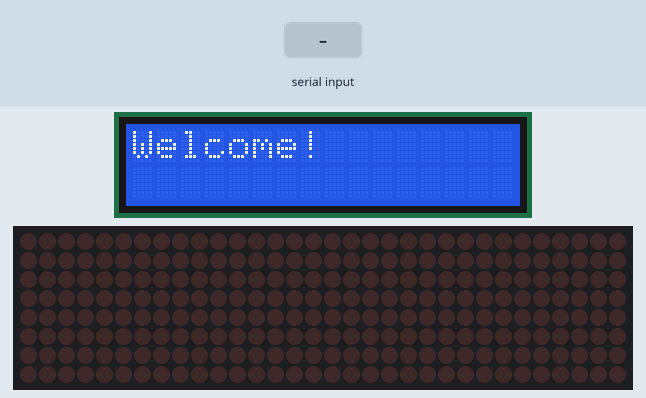
The sketch below on a simulated Arduino Uno, built with avr-gcc and run on an emulated ATmega328P. On the bench: 16×2 character LCD, 32×8 LED matrix. The test bench sets the inputs (shaded band). What the sketch prints to the serial monitor is not drawn.

Above: at 0.2 s.
1.8 s: "1" received over the second serial link
At 3.6 s:
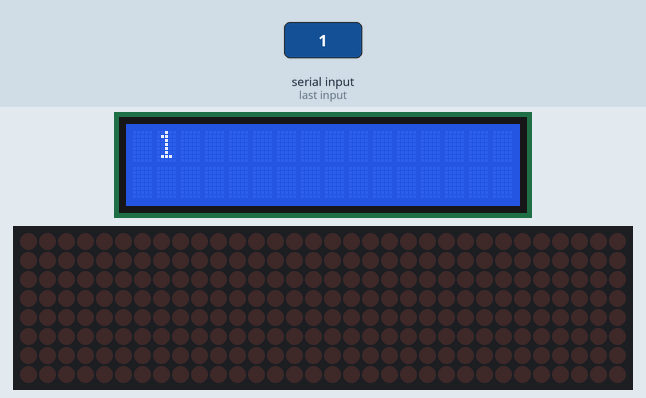
At 4.6 s:
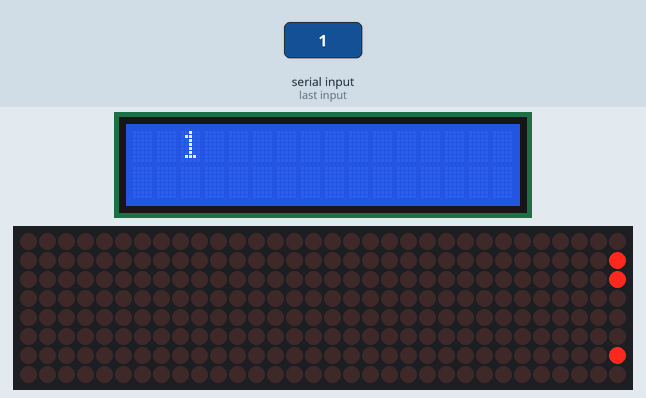
Timing chart, 0 to 6.1 s (numbered marks = the images above; inputs shaded):
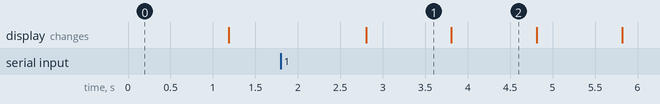

The sketch:

LED_Display_Array.ino
```cpp
#include <MD_Parola.h>
#include <MD_MAX72xx.h>
#include <SPI.h>
#include <SoftwareSerial.h>
#include <LiquidCrystal_I2C.h>
LiquidCrystal_I2C lcd(0x27,20,3);
SoftwareSerial mySerial (6,5);   //(RX, TX);

#define HARDWARE_TYPE MD_MAX72XX::FC16_HW
#define MAX_DEVICES 4
#define CS_PIN 3
int i = 0;
String val = "No Data";
String oldval;
String newval = "No Data";


MD_Parola myDisplay = MD_Parola(HARDWARE_TYPE, CS_PIN, MAX_DEVICES);


void setup(){

  // put your setup code here, to run once:
  lcd.init();                      // initialize the lcd
  // Print a message to the LCD.
  lcd.backlight();
  // put your setup
  lcd.begin(16,2);
  mySerial.begin(9600);
  Serial.begin(9600);
  lcd.setCursor(0, 0);
  lcd.print("Wireless Notice");
  lcd.setCursor(0, 1);
  lcd.print("     Board     ");
  //delay(3000);
  lcd.clear();
  lcd.print("Welcome!");
  myDisplay.begin();
  myDisplay.setIntensity(2);
  myDisplay.displayClear();
  myDisplay.displayScroll(" Smart Agriculture Management System  by Kids World School Students  ", PA_CENTER, PA_SCROLL_LEFT, 100);
}


void loop(){
    if(myDisplay.displayAnimate()){
      myDisplay.displayReset();
    }
  val = mySerial.readString();
  val.trim();
  Serial.println(val);
  if(val != oldval)
  {
    newval = val;
  }
  lcd.clear();
  lcd.setCursor(i, 0);
  lcd.print(newval);
  i++;
  if(i >= 15)
  {
    i = 0;
  }
  val = oldval;
  }
```

Measured:
- after the input at 1.8 s, the display: changes after 1.0 s (image 1)
- what the display in image 1 shows lasts 1.0 s, from 2.8 s to 3.8 s
